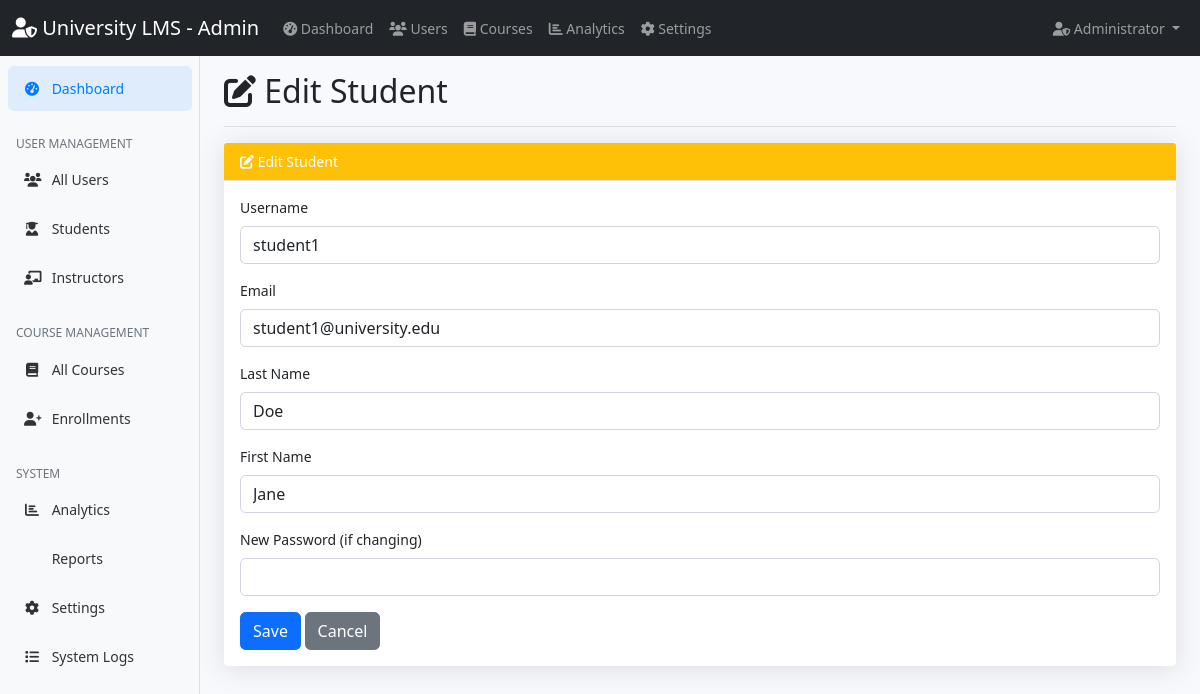
Screenshot of /admin/edit_students.php?id=3 (signed in) with the database file from the repository.
### tables this page shows
CREATE TABLE users (
    id INT PRIMARY KEY AUTO_INCREMENT,
    username VARCHAR(50) UNIQUE NOT NULL,
    email VARCHAR(100) UNIQUE NOT NULL,
    password VARCHAR(255) NOT NULL,
    first_name VARCHAR(50) NOT NULL,
    last_name VARCHAR(50) NOT NULL,
    role ENUM('student', 'instructor', 'admin') NOT NULL,
    profile_image VARCHAR(255),
    created_at TIMESTAMP DEFAULT CURRENT_TIMESTAMP,
    updated_at TIMESTAMP DEFAULT CURRENT_TIMESTAMP ON UPDATE CURRENT_TIMESTAMP
);

### admin/edit_students.php (the view, shortened to what this page needs)
<?php
$database = new Database();
$conn = $database->getConnection();
$student_id = $_GET['id'] ?? null;
$stmt = $conn->prepare("SELECT * FROM users WHERE id = ? AND role = 'student'");
$stmt->execute([$student_id]);
$student = $stmt->fetch(PDO::FETCH_ASSOC);
?>
<!DOCTYPE html>
<html lang="vi">
<head>
    <link href="https://cdn.jsdelivr.net/npm/bootstrap@5.1.3/dist/css/bootstrap.min.css" rel="stylesheet">
    <link href="https://cdnjs.cloudflare.com/ajax/libs/font-awesome/6.0.0/css/all.min.css" rel="stylesheet">
    <link href="../assets/css/dashboard.css" rel="stylesheet">
</head>
<body class="bg-gray-100">
<?php include '../includes/admin_navbar.php'; ?>
<div class="container-fluid">
    <div class="row">
        <?php include '../includes/admin_sidebar.php'; ?>
        <main class="col-md-9 ms-sm-auto col-lg-10 px-md-4">
            <div class="d-flex justify-content-between flex-wrap flex-md-nowrap align-items-center pt-3 pb-2 mb-3 border-bottom">
                <h1 class="h2"><i class="fas fa-edit"></i> Edit Student</h1>
            </div>
            <div class="card mb-4">
                <div class="card-header bg-warning text-white"><i class="fas fa-edit"></i> Edit Student</div>
                <div class="card-body">
                    <form method="post">
                        <div class="mb-3">
                            <label class="form-label">Username</label>
                            <input type="text" name="username" class="form-control" value="<?= htmlspecialchars($student['username']) ?>" required>
                        </div>
                        <div class="mb-3">
                            <label class="form-label">Email</label>
                            <input type="email" name="email" class="form-control" value="<?= htmlspecialchars($student['email']) ?>" required>
                        </div>
                        <div class="mb-3">
                            <label class="form-label">Last Name</label>
                            <input type="text" name="last_name" class="form-control" value="<?= htmlspecialchars($student['last_name']) ?>" required>
                        </div>
                        <div class="mb-3">
                            <label class="form-label">First Name</label>
                            <input type="text" name="first_name" class="form-control" value="<?= htmlspecialchars($student['first_name']) ?>" required>
                        </div>
                        <div class="mb-3">
                            <label class="form-label">New Password (if changing)</label>
                            <input type="password" name="password" class="form-control">
                        </div>
                        <div class="mt-3">
                            <button type="submit" class="btn btn-primary">Save</button>
                            <a href="students.php" class="btn btn-secondary">Cancel</a>
                        </div>
                    </form>
                </div>
            </div>
        </main>
    </div>
</div>
</body>
</html>

### assets/css/dashboard.css (style rules this page uses)
body { font-size: .875rem; background-color: #f8f9fc; }
.card { box-shadow: 0 0.15rem 1.75rem 0 rgba(58, 59, 69, 0.15) !important; border: none; }
.card-header { background-color: #f8f9fc; border-bottom: 1px solid #e3e6f0; }
.btn { border-radius: 0.35rem; font-weight: 400; }
.form-control { border: 1px solid #d1d3e2; border-radius: 0.35rem; }

### rows the page displays
users: username "student1", email "student1@university.edu", last_name "Doe", first_name "Jane"
